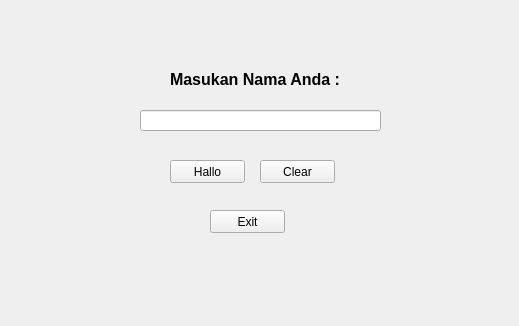
<?xml version="1.0" encoding="UTF-8"?>
<ui version="4.0">
 <class>Form</class>
 <widget class="QWidget" name="Form">
  <property name="geometry">
   <rect>
    <x>0</x>
    <y>0</y>
    <width>519</width>
    <height>326</height>
   </rect>
  </property>
  <property name="windowTitle">
   <string>Form</string>
  </property>
  <widget class="QLabel" name="label">
   <property name="geometry">
    <rect>
     <x>170</x>
     <y>70</y>
     <width>211</width>
     <height>16</height>
    </rect>
   </property>
   <property name="text">
    <string>&lt;html&gt;&lt;head/&gt;&lt;body&gt;&lt;p&gt;&lt;span style=&quot; font-size:12pt; font-weight:600;&quot;&gt;Masukan Nama Anda :&lt;/span&gt;&lt;/p&gt;&lt;/body&gt;&lt;/html&gt;</string>
   </property>
  </widget>
  <widget class="QPushButton" name="ButtonHallo">
   <property name="geometry">
    <rect>
     <x>170</x>
     <y>160</y>
     <width>75</width>
     <height>23</height>
    </rect>
   </property>
   <property name="text">
    <string>Hallo</string>
   </property>
  </widget>
  <widget class="QPushButton" name="ButtonClear">
   <property name="geometry">
    <rect>
     <x>260</x>
     <y>160</y>
     <width>75</width>
     <height>23</height>
    </rect>
   </property>
   <property name="text">
    <string>Clear</string>
   </property>
  </widget>
  <widget class="QPushButton" name="ButtonExit">
   <property name="geometry">
    <rect>
     <x>210</x>
     <y>210</y>
     <width>75</width>
     <height>23</height>
    </rect>
   </property>
   <property name="text">
    <string>Exit</string>
   </property>
  </widget>
  <widget class="QLineEdit" name="NamaEdit">
   <property name="geometry">
    <rect>
     <x>140</x>
     <y>110</y>
     <width>241</width>
     <height>21</height>
    </rect>
   </property>
  </widget>
 </widget>
 <resources/>
 <connections>
  <connection>
   <sender>ButtonExit</sender>
   <signal>clicked()</signal>
   <receiver>Form</receiver>
   <slot>close()</slot>
   <hints>
    <hint type="sourcelabel">
     <x>257</x>
     <y>241</y>
    </hint>
    <hint type="destinationlabel">
     <x>281</x>
     <y>139</y>
    </hint>
   </hints>
  </connection>
  <connection>
   <sender>ButtonClear</sender>
   <signal>clicked()</signal>
   <receiver>NamaEdit</receiver>
   <slot>clear()</slot>
   <hints>
    <hint type="sourcelabel">
     <x>330</x>
     <y>192</y>
    </hint>
    <hint type="destinationlabel">
     <x>359</x>
     <y>124</y>
    </hint>
   </hints>
  </connection>
 </connections>
</ui>
